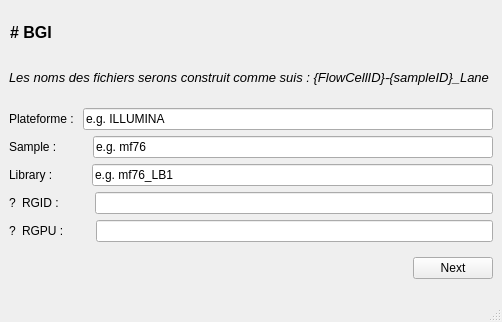
<?xml version="1.0" encoding="UTF-8"?>
<ui version="4.0">
 <class>MainWindow</class>
 <widget class="QMainWindow" name="MainWindow">
  <property name="geometry">
   <rect>
    <x>0</x>
    <y>0</y>
    <width>478</width>
    <height>322</height>
   </rect>
  </property>
  <property name="windowTitle">
   <string>MainWindow</string>
  </property>
  <widget class="QWidget" name="centralwidget">
   <layout class="QGridLayout" name="gridLayout_2">
    <item row="1" column="0" colspan="2">
     <widget class="QLabel" name="label_5">
      <property name="maximumSize">
       <size>
        <width>16777215</width>
        <height>30</height>
       </size>
      </property>
      <property name="text">
       <string>&lt;html&gt;&lt;head/&gt;&lt;body&gt;&lt;p align=&quot;justify&quot;&gt;&lt;span style=&quot; font-size:10pt; font-style:italic;&quot;&gt;Les noms des fichiers serons construit comme suis : {FlowCellID}-{sampleID}_Lane &lt;/span&gt;&lt;/p&gt;&lt;/body&gt;&lt;/html&gt;</string>
      </property>
     </widget>
    </item>
    <item row="2" column="0" colspan="2">
     <layout class="QGridLayout" name="gridLayout">
      <item row="0" column="0">
       <layout class="QHBoxLayout" name="horizontalLayout_3">
        <item>
         <widget class="QLabel" name="label">
          <property name="text">
           <string>Plateforme : </string>
          </property>
         </widget>
        </item>
        <item>
         <widget class="QLineEdit" name="lineEdit">
          <property name="text">
           <string>e.g. ILLUMINA</string>
          </property>
         </widget>
        </item>
       </layout>
      </item>
      <item row="1" column="0">
       <layout class="QHBoxLayout" name="horizontalLayout_2">
        <item>
         <widget class="QLabel" name="label_3">
          <property name="text">
           <string>Sample :         </string>
          </property>
         </widget>
        </item>
        <item>
         <widget class="QLineEdit" name="lineEdit_2">
          <property name="text">
           <string>e.g. mf76</string>
          </property>
         </widget>
        </item>
       </layout>
      </item>
      <item row="2" column="0">
       <layout class="QHBoxLayout" name="horizontalLayout">
        <item>
         <widget class="QLabel" name="label_4">
          <property name="text">
           <string>Library :          </string>
          </property>
         </widget>
        </item>
        <item>
         <widget class="QLineEdit" name="lineEdit_3">
          <property name="text">
           <string>e.g. mf76_LB1</string>
          </property>
         </widget>
        </item>
       </layout>
      </item>
      <item row="3" column="0">
       <layout class="QHBoxLayout" name="horizontalLayout_5">
        <item>
         <widget class="QLabel" name="label_8">
          <property name="toolTip">
           <string>&lt;html&gt;&lt;head/&gt;&lt;body&gt;&lt;p&gt;Choose 'Flow Cell ID'_'sample'&lt;/p&gt;&lt;/body&gt;&lt;/html&gt;</string>
          </property>
          <property name="text">
           <string>?</string>
          </property>
         </widget>
        </item>
        <item>
         <widget class="QLabel" name="label_6">
          <property name="text">
           <string>RGID :         </string>
          </property>
         </widget>
        </item>
        <item>
         <widget class="QLineEdit" name="lineEdit_4"/>
        </item>
       </layout>
      </item>
      <item row="4" column="0">
       <layout class="QHBoxLayout" name="horizontalLayout_4">
        <item>
         <widget class="QLabel" name="label_9">
          <property name="toolTip">
           <string>&lt;html&gt;&lt;head/&gt;&lt;body&gt;&lt;p&gt;Choose 'Flow Cell ID'_'Lane'_'sample'&lt;/p&gt;&lt;/body&gt;&lt;/html&gt;</string>
          </property>
          <property name="text">
           <string>?</string>
          </property>
         </widget>
        </item>
        <item>
         <widget class="QLabel" name="label_7">
          <property name="text">
           <string>RGPU :        </string>
          </property>
         </widget>
        </item>
        <item>
         <widget class="QLineEdit" name="lineEdit_5"/>
        </item>
       </layout>
      </item>
     </layout>
    </item>
    <item row="3" column="1">
     <layout class="QHBoxLayout" name="horizontalLayout_6">
      <item>
       <spacer name="horizontalSpacer">
        <property name="orientation">
         <enum>Qt::Horizontal</enum>
        </property>
        <property name="sizeHint" stdset="0">
         <size>
          <width>40</width>
          <height>20</height>
         </size>
        </property>
       </spacer>
      </item>
      <item>
       <widget class="QPushButton" name="pushButton">
        <property name="text">
         <string>Next</string>
        </property>
       </widget>
      </item>
     </layout>
    </item>
    <item row="0" column="0" colspan="2">
     <widget class="QLabel" name="label_2">
      <property name="maximumSize">
       <size>
        <width>16777215</width>
        <height>30</height>
       </size>
      </property>
      <property name="midLineWidth">
       <number>0</number>
      </property>
      <property name="text">
       <string>&lt;html&gt;&lt;head/&gt;&lt;body&gt;&lt;p&gt;&lt;span style=&quot; font-size:12pt; font-weight:600;&quot;&gt;# BGI &lt;/span&gt;&lt;/p&gt;&lt;/body&gt;&lt;/html&gt;</string>
      </property>
      <property name="margin">
       <number>3</number>
      </property>
      <property name="indent">
       <number>1</number>
      </property>
      <property name="openExternalLinks">
       <bool>false</bool>
      </property>
     </widget>
    </item>
   </layout>
  </widget>
  <widget class="QMenuBar" name="menubar">
   <property name="geometry">
    <rect>
     <x>0</x>
     <y>0</y>
     <width>478</width>
     <height>25</height>
    </rect>
   </property>
  </widget>
  <widget class="QStatusBar" name="statusbar"/>
 </widget>
 <resources/>
 <connections/>
</ui>
